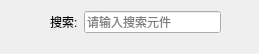
<?xml version="1.0" encoding="UTF-8"?>
<ui version="4.0">
 <class>SearchWidget</class>
 <widget class="QWidget" name="SearchWidget">
  <property name="geometry">
   <rect>
    <x>0</x>
    <y>0</y>
    <width>259</width>
    <height>54</height>
   </rect>
  </property>
  <property name="windowTitle">
   <string>Search</string>
  </property>
  <widget class="QWidget" name="">
   <property name="geometry">
    <rect>
     <x>50</x>
     <y>10</y>
     <width>171</width>
     <height>24</height>
    </rect>
   </property>
   <layout class="QHBoxLayout" name="horizontalLayout">
    <item>
     <widget class="QLabel" name="lbl_search">
      <property name="text">
       <string>搜索:</string>
      </property>
     </widget>
    </item>
    <item>
     <widget class="QLineEdit" name="txt_search">
      <property name="placeholderText">
       <string>请输入搜索元件</string>
      </property>
      <property name="clearButtonEnabled">
       <bool>true</bool>
      </property>
     </widget>
    </item>
   </layout>
  </widget>
 </widget>
 <resources/>
 <connections/>
</ui>
